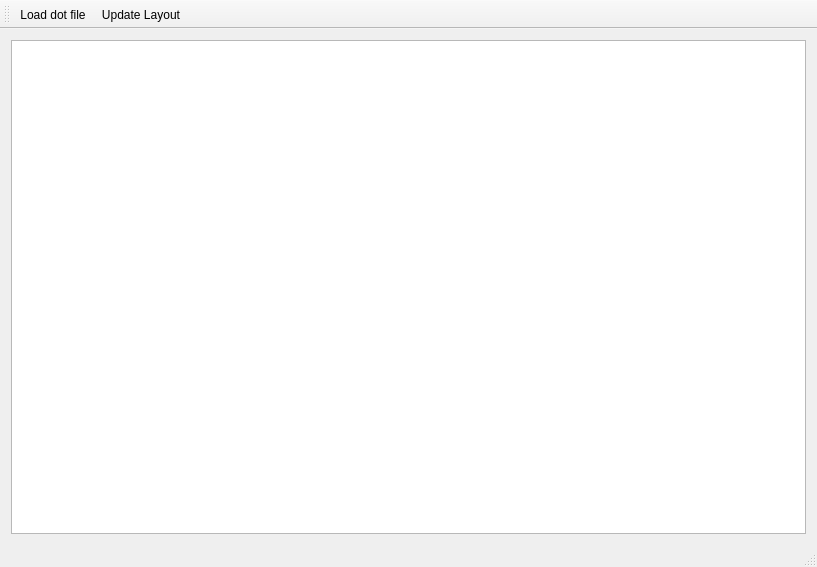
<?xml version="1.0" encoding="UTF-8"?>
<ui version="4.0">
 <class>MainWindow</class>
 <widget class="QMainWindow" name="MainWindow">
  <property name="geometry">
   <rect>
    <x>0</x>
    <y>0</y>
    <width>817</width>
    <height>567</height>
   </rect>
  </property>
  <property name="windowTitle">
   <string>MainWindow</string>
  </property>
  <widget class="QWidget" name="centralWidget">
   <layout class="QVBoxLayout" name="verticalLayout">
    <item>
     <widget class="QGraphicsViewEc" name="graphicsView">
      <property name="renderHints">
       <set>QPainter::Antialiasing|QPainter::SmoothPixmapTransform|QPainter::TextAntialiasing</set>
      </property>
      <property name="dragMode">
       <enum>QGraphicsView::ScrollHandDrag</enum>
      </property>
     </widget>
    </item>
   </layout>
  </widget>
  <widget class="QMenuBar" name="menuBar">
   <property name="geometry">
    <rect>
     <x>0</x>
     <y>0</y>
     <width>817</width>
     <height>22</height>
    </rect>
   </property>
  </widget>
  <widget class="QToolBar" name="mainToolBar">
   <attribute name="toolBarArea">
    <enum>TopToolBarArea</enum>
   </attribute>
   <attribute name="toolBarBreak">
    <bool>false</bool>
   </attribute>
   <addaction name="action_LoadDot"/>
   <addaction name="action_UpdateLayout"/>
  </widget>
  <widget class="QStatusBar" name="statusBar"/>
  <action name="action_LoadDot">
   <property name="text">
    <string>Load dot file</string>
   </property>
   <property name="toolTip">
    <string>Load dot file</string>
   </property>
  </action>
  <action name="action_UpdateLayout">
   <property name="text">
    <string>Update Layout</string>
   </property>
   <property name="toolTip">
    <string>Call updateLayout() on scene items</string>
   </property>
  </action>
 </widget>
 <layoutdefault spacing="6" margin="11"/>
 <customwidgets>
  <customwidget>
   <class>QGraphicsViewEc</class>
   <extends>QGraphicsView</extends>
   <header>QGraphicsViewEc.h</header>
  </customwidget>
 </customwidgets>
 <resources/>
 <connections/>
</ui>
